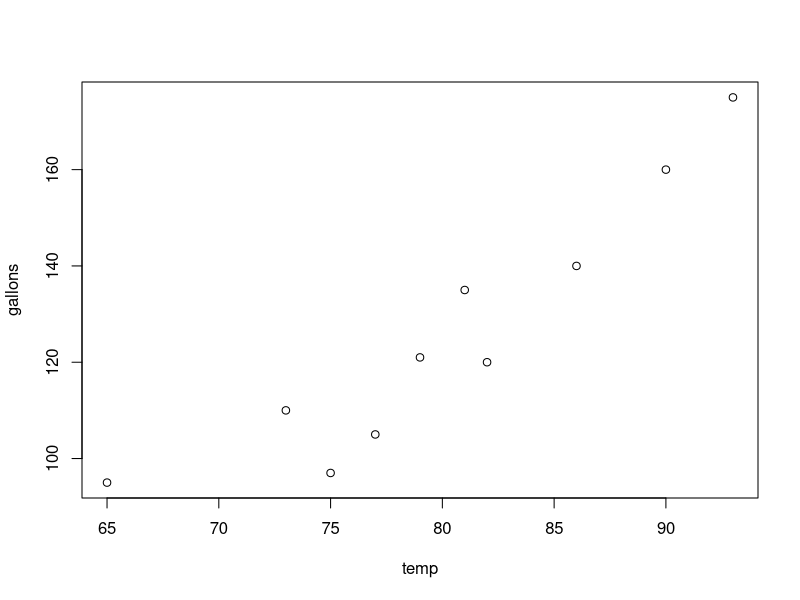
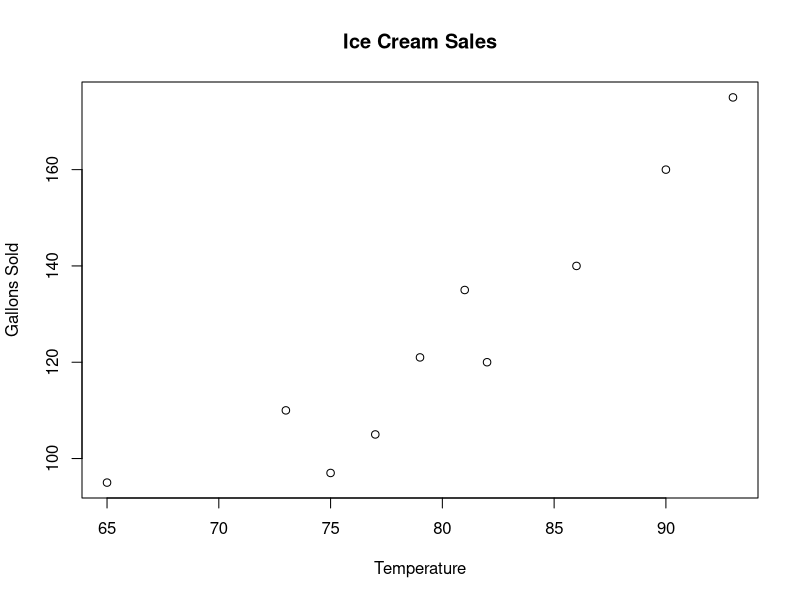
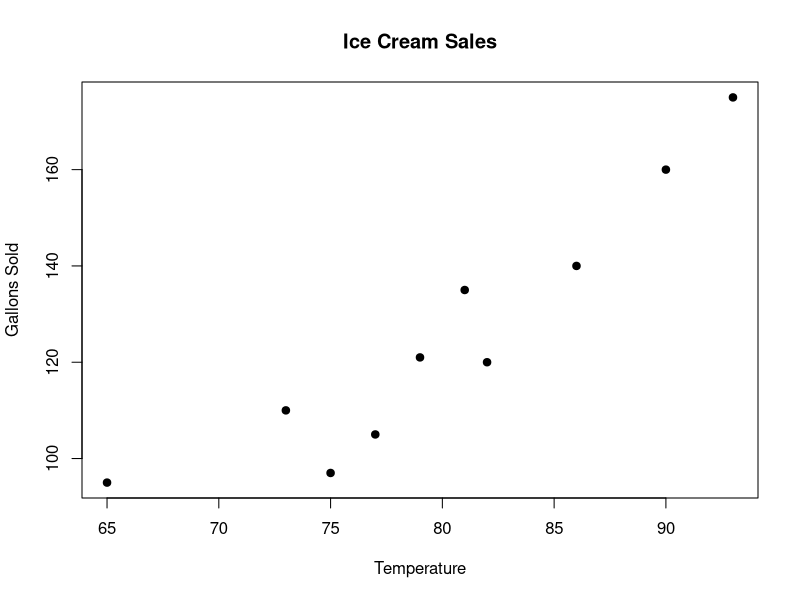
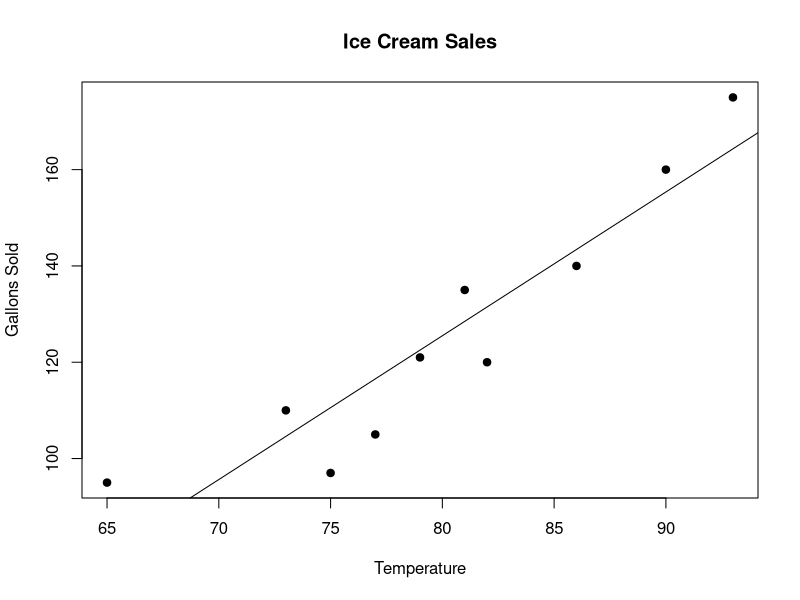

Write the R code that produced these figures, in order.
## ---- chunk 1
temp <- c(73,65,81,90,75,77,82,93,86,79)
gallons <- c(110,95,135,160,97,105,120,175,140,121)
## ---- chunk 2
dataFrame <- data.frame(temp, gallons)
## ---- chunk 3
plot(dataFrame)
## ---- chunk 4
plot(dataFrame, main="Ice Cream Sales", xlab="Temperature", ylab="Gallons Sold")
## ---- chunk 5
plot(dataFrame, 
     main="Ice Cream Sales", 
     xlab="Temperature", 
     ylab="Gallons Sold", 
     pch=19)
## ---- chunk 6
R <- cor(temp,gallons)
R
R*R
## ---- chunk 7
model <- lm(gallons~temp, data=dataFrame)
summary(model)
## ---- chunk 8
plot(dataFrame, 
     main="Ice Cream Sales", 
     xlab="Temperature", 
     ylab="Gallons Sold" , 
     pch=19)
abline(model)
## ---- chunk 9
temp<-c(89,91,72)
predictors <- data.frame(temp)
predictions<-predict(model, predictors)
predictions
